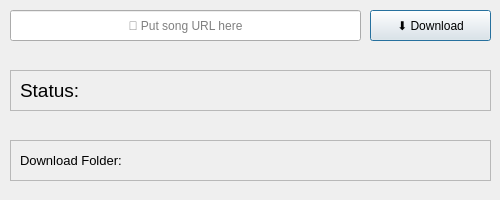
<?xml version="1.0" encoding="UTF-8"?>
<ui version="4.0">
 <class>Downloader</class>
 <widget class="QDialog" name="Downloader">
  <property name="geometry">
   <rect>
    <x>0</x>
    <y>0</y>
    <width>500</width>
    <height>200</height>
   </rect>
  </property>
  <property name="windowTitle">
   <string>Dialog</string>
  </property>
  <widget class="QLineEdit" name="url_input">
   <property name="geometry">
    <rect>
     <x>10</x>
     <y>10</y>
     <width>351</width>
     <height>31</height>
    </rect>
   </property>
   <property name="echoMode">
    <enum>QLineEdit::EchoMode::Normal</enum>
   </property>
   <property name="alignment">
    <set>Qt::AlignmentFlag::AlignCenter</set>
   </property>
   <property name="placeholderText">
    <string>🔗 Put song URL here</string>
   </property>
  </widget>
  <widget class="QPushButton" name="download_button">
   <property name="geometry">
    <rect>
     <x>370</x>
     <y>10</y>
     <width>121</width>
     <height>31</height>
    </rect>
   </property>
   <property name="text">
    <string>⬇️ Download</string>
   </property>
  </widget>
  <widget class="QFrame" name="frame">
   <property name="geometry">
    <rect>
     <x>10</x>
     <y>70</y>
     <width>481</width>
     <height>41</height>
    </rect>
   </property>
   <property name="frameShape">
    <enum>QFrame::Shape::StyledPanel</enum>
   </property>
   <property name="frameShadow">
    <enum>QFrame::Shadow::Raised</enum>
   </property>
   <widget class="QLabel" name="label">
    <property name="geometry">
     <rect>
      <x>10</x>
      <y>0</y>
      <width>81</width>
      <height>41</height>
     </rect>
    </property>
    <property name="font">
     <font>
      <pointsize>14</pointsize>
     </font>
    </property>
    <property name="text">
     <string>Status: </string>
    </property>
   </widget>
   <widget class="QLabel" name="status_label">
    <property name="geometry">
     <rect>
      <x>90</x>
      <y>0</y>
      <width>391</width>
      <height>41</height>
     </rect>
    </property>
    <property name="font">
     <font>
      <pointsize>12</pointsize>
     </font>
    </property>
    <property name="text">
     <string/>
    </property>
    <property name="alignment">
     <set>Qt::AlignmentFlag::AlignCenter</set>
    </property>
   </widget>
  </widget>
  <widget class="QFrame" name="frame_2">
   <property name="geometry">
    <rect>
     <x>10</x>
     <y>140</y>
     <width>481</width>
     <height>41</height>
    </rect>
   </property>
   <property name="frameShape">
    <enum>QFrame::Shape::StyledPanel</enum>
   </property>
   <property name="frameShadow">
    <enum>QFrame::Shadow::Raised</enum>
   </property>
   <widget class="QLabel" name="label_2">
    <property name="geometry">
     <rect>
      <x>10</x>
      <y>0</y>
      <width>121</width>
      <height>41</height>
     </rect>
    </property>
    <property name="font">
     <font>
      <pointsize>10</pointsize>
     </font>
    </property>
    <property name="text">
     <string>Download Folder:</string>
    </property>
   </widget>
   <widget class="QLabel" name="downloader_folder_label">
    <property name="geometry">
     <rect>
      <x>140</x>
      <y>0</y>
      <width>341</width>
      <height>41</height>
     </rect>
    </property>
    <property name="font">
     <font>
      <pointsize>9</pointsize>
     </font>
    </property>
    <property name="text">
     <string/>
    </property>
    <property name="alignment">
     <set>Qt::AlignmentFlag::AlignLeading|Qt::AlignmentFlag::AlignLeft|Qt::AlignmentFlag::AlignVCenter</set>
    </property>
   </widget>
  </widget>
 </widget>
 <resources/>
 <connections/>
</ui>
